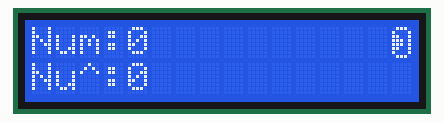
Recording of a sketch running on a simulated Arduino Uno, built with avr-gcc and run on an emulated ATmega328P. On the bench: 16×2 character LCD.

Above: at 0.1 s.
At 4.2 s:
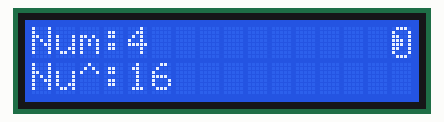
At 9.3 s:
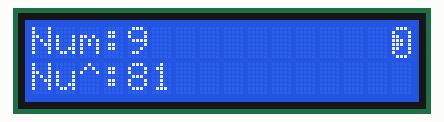
At 19.4 s:
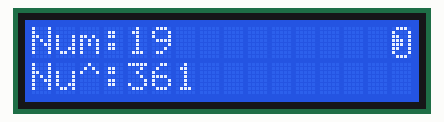
At 28.6 s:
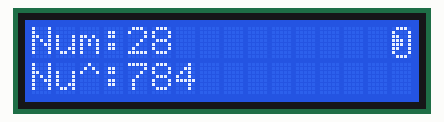
At 38.7 s:
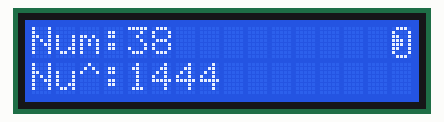

The sketch:

Cristal.ino
```cpp
#include <Wire.h>
#include <LiquidCrystal_I2C.h>
int i=0;

LiquidCrystal_I2C lcd(0x27,16,2);

uint8_t customChar[] =
{
  0x0e,
  0x11,
  0x19,
  0x1d,
  0x1d,
  0x19,
  0x11,
  0x0e
};

void setup()
{
  lcd.init();
  lcd.backlight();
  lcd.setCursor(0,0);
  lcd.print("Num:");
  lcd.setCursor(0,1);
  lcd.print("Nu^:");
}

void loop()
{
  lcd.setCursor(4,0);
  lcd.print(i);

  lcd.createChar(0, customChar);   // cria o caractere na posição 0
  lcd.setCursor(15,0);              // coluna 1, linha 0
  lcd.write(byte(0));

  lcd.setCursor(4,1);
  lcd.print(i*i);

  delay(1000);
  i++;
}
```

Measured:
- what the display in image 1 shows lasts 1.1 s, from 4.1 s to 5.2 s
